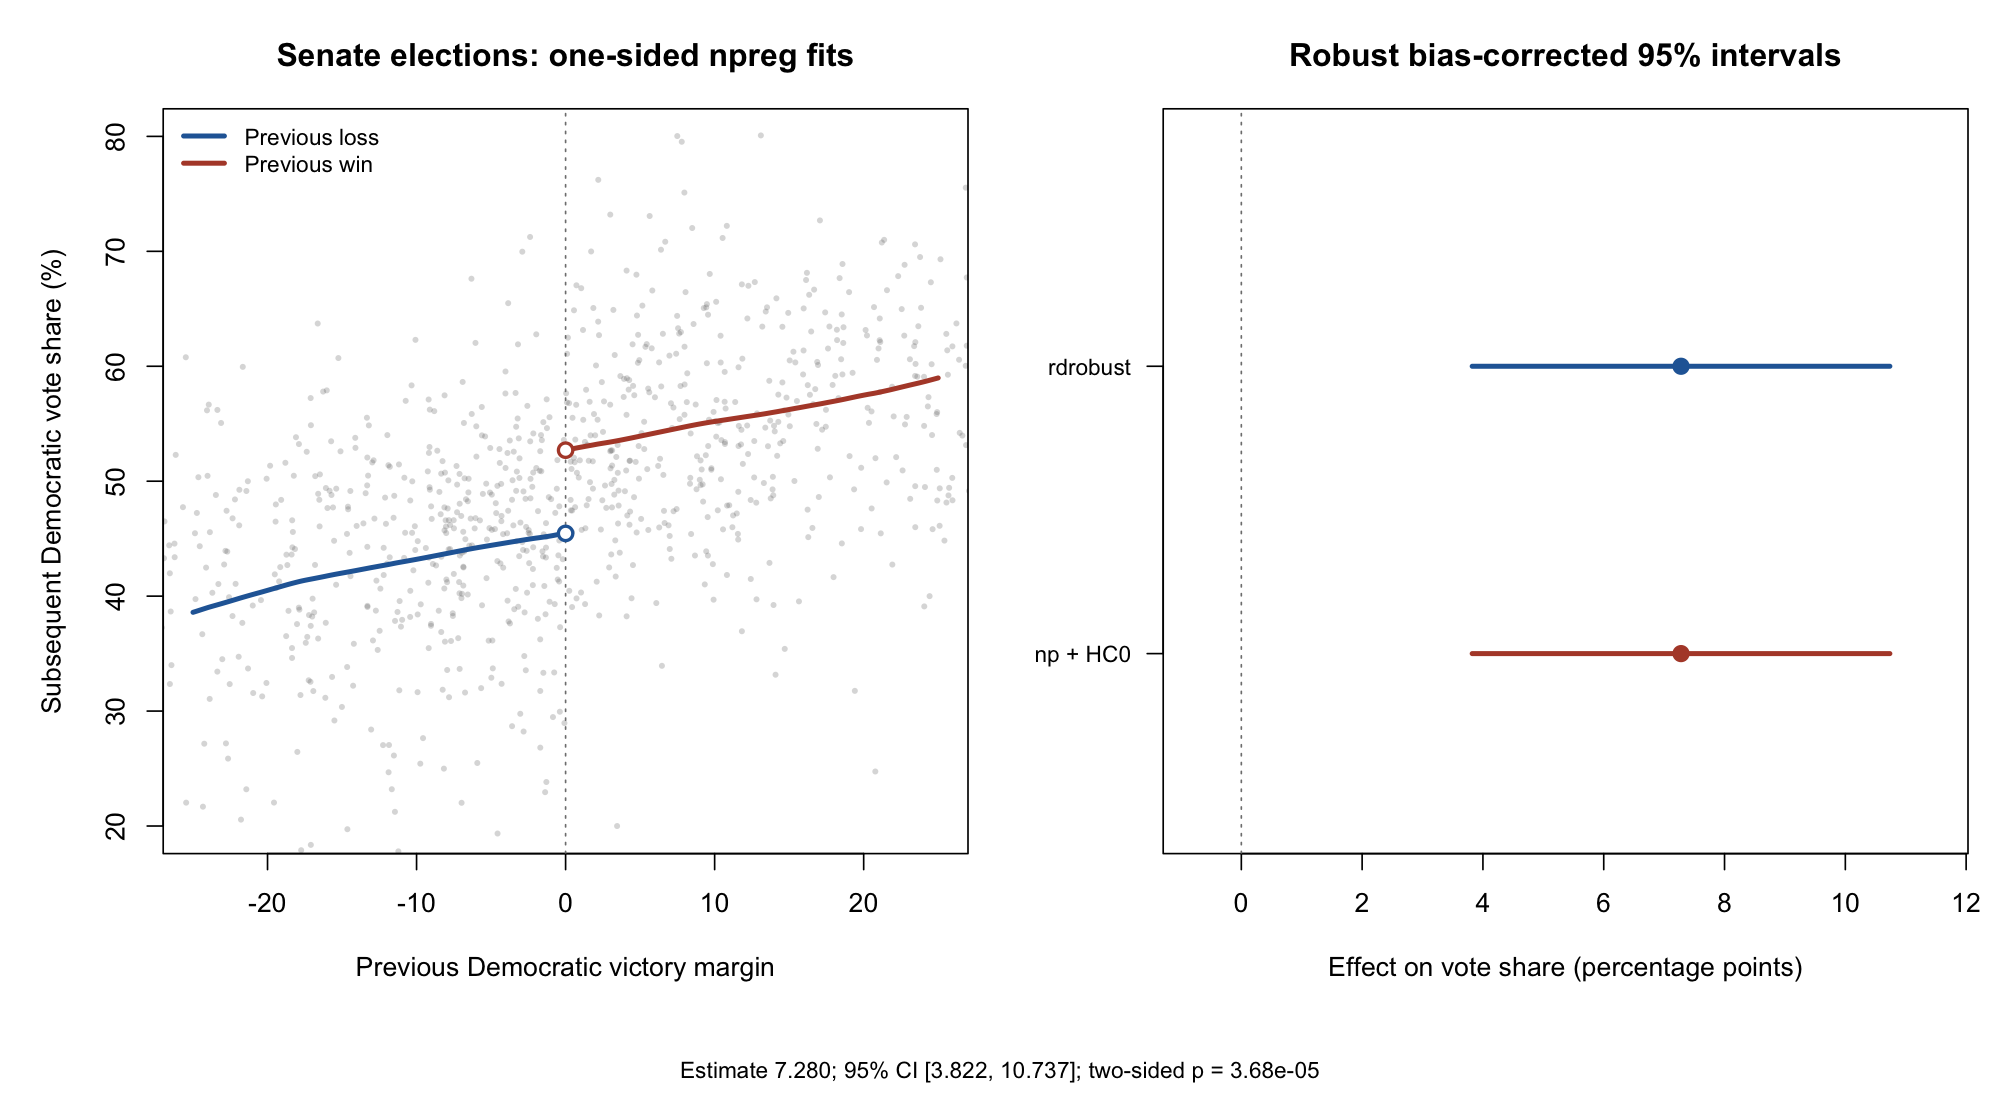

This chart was generated by the following R code:
# Sharp regression discontinuity: author package, then npreg.
# Requires np >= 0.80-1 and rdrobust. No package installation is performed.
# Run with source("sharp_rd_inference.R") or Rscript sharp_rd_inference.R.
# Output goes to np_causal_results, or the directory NP_CAUSAL_OUTPUT specifies.
# References: CCT (2014), Econometrica; CCT (2015), R Journal.
# https://journal.r-project.org/articles/RJ-2015-004/
# Matched specification: Epanechnikov, p=1, q=2, MSE-RD bandwidth, HC0.
# HC0 and Epanechnikov are supported choices, not rdrobust's NN/triangular defaults.
library(np)
library(rdrobust)
stopifnot(packageVersion("np") >= "0.80.1")
options(np.messages = FALSE)
out <- Sys.getenv("NP_CAUSAL_OUTPUT", "np_causal_results")
dir.create(out, recursive = TRUE, showWarnings = FALSE)
data_file <- file.path(out, "rdrobust_senate.csv")
if (!file.exists(data_file)) download.file(paste0(
  "https://raw.githubusercontent.com/rdpackages/rdrobust/",
  "7df239395c4afce2a58e22ef16a5817341683955/R/rdrobust_senate.csv"), data_file, mode = "wb")
d <- read.csv(data_file)
d <- d[complete.cases(d[c("vote", "margin")]), ]

# A. Author-package estimates and robust bias-corrected inference.
author <- rdrobust(y = d$vote, x = d$margin, c = 0, p = 1, q = 2,
                  kernel = "epanechnikov", bwselect = "mserd", vce = "hc0")
print(summary(author))
h <- author$bws["h", ]
b <- author$bws["b", ]
write.csv(data.frame(side = c("left", "right"), h, b),
          file.path(out, "rd_bandwidths.csv"), row.names = FALSE)

# B. npreg fits and an explicit implementation of the same bias/HC0 formulas.
# The helper is included here so this script has no local-file dependencies.
# Local-linear robust bias correction, with a quadratic pilot and HC0 variance.
# The point estimate and second derivative are fitted by the public np API.
# Explicit equivalent weights implement the CCT/CCF covariance formula;
# np's ordinary se() uses a different residual convention.
np_rbc_hc0 <- function(x, y, at, h, b) {
  stopifnot(length(x) == length(y), all(is.finite(c(x, y, at, h, b))),
            length(at) == 1L, h > 0, b > 0)
  z <- x - at
  fit <- np::npreg(txdat = z, tydat = y, exdat = 0, bws = h / sqrt(5),
    regtype = "ll", ckertype = "epanechnikov", ckerorder = 2,
    bwtype = "fixed", bwscaling = FALSE, se = FALSE)
  pilot <- np::npreg(txdat = z, tydat = y, exdat = 0, bws = b / sqrt(5),
    regtype = "lp", degree = 2, bernstein.basis = FALSE,
    gradients = TRUE, gradient.order = 2, ckertype = "epanechnikov",
    ckerorder = 2, bwtype = "fixed", bwscaling = FALSE, se = FALSE)
  # Centered/scaled designs keep the small coefficient calculations well conditioned.
  R <- cbind(1, z / h)
  Q <- cbind(1, z / b, (z / b)^2)
  wh <- pmax(1 - (z / h)^2, 0)
  wb <- pmax(1 - (z / b)^2, 0)
  P <- solve(crossprod(R, R * wh), t(R * wh))
  B <- solve(crossprod(Q, Q * wb), t(Q * wb))
  ell <- P[1, ]
  moment2 <- sum(ell * z^2)
  ell_bc <- ell - moment2 * B[3, ] / b^2
  residual_p <- y - as.numeric(R %*% (P %*% y))
  residual_q <- y - as.numeric(Q %*% (B %*% y))
  conventional <- as.numeric(fitted(fit))
  corrected <- conventional - moment2 * as.numeric(np::gradients(pilot)) / 2
  stopifnot(abs(conventional - sum(ell * y)) < 1e-7,
            abs(corrected - sum(ell_bc * y)) < 1e-7)
  list(estimate = conventional, corrected = corrected,
       se = sqrt(sum((ell * residual_p)^2)),
       se_rb = sqrt(sum((ell_bc * residual_q)^2)),
       influence = ell_bc * residual_q)
}


sides <- list(d$margin < 0, d$margin >= 0)
fits <- lapply(1:2, function(s) {
  use <- sides[[s]]
  np_rbc_hc0(d$margin[use], d$vote[use], at = 0, h = h[s], b = b[s])
})
estimate <- fits[[2]]$estimate - fits[[1]]$estimate
corrected <- fits[[2]]$corrected - fits[[1]]$corrected
se_conventional <- sqrt(sum(vapply(fits, function(f) f$se^2, 0)))
se_robust <- sqrt(sum(vapply(fits, function(f) f$se_rb^2, 0)))
ci <- corrected + c(-1, 1) * qnorm(.975) * se_robust
p_value <- 2 * pnorm(-abs(corrected / se_robust))
comparison <- data.frame(
  quantity = c("Conventional estimate", "Bias-corrected estimate", "Conventional SE",
               "Robust SE", "Robust CI lower", "Robust CI upper", "Robust p-value"),
  author = c(author$Estimate[1, ], author$ci["Robust", ], author$pv["Robust", 1]),
  np = c(estimate, corrected, se_conventional, se_robust, ci, p_value))
comparison$absolute_difference <- abs(comparison$author - comparison$np)
stopifnot(max(comparison$absolute_difference) < 1e-7)
print(comparison, digits = 8, row.names = FALSE)
write.csv(comparison, file.path(out, "rd_inference_comparison.csv"), row.names = FALSE)

# Display conventional np curves and the two identical RBC effect intervals.
gx <- list(seq(-25, 0, length.out = 151), seq(0, 25, length.out = 151))
gy <- lapply(1:2, function(s) as.numeric(fitted(npreg(
  txdat = d$margin[sides[[s]]], tydat = d$vote[sides[[s]]], exdat = gx[[s]],
  bws = h[s] / sqrt(5), regtype = "ll", ckertype = "epanechnikov",
  ckerorder = 2, bwtype = "fixed", bwscaling = FALSE, se = FALSE))))
png(file.path(out, "sharp_rd_inference.png"), width = 2000, height = 1100, res = 160)
par(mfrow = c(1, 2), mar = c(5.7, 5.1, 3.4, 1.0), oma = c(2.0, 0, 0, 0))
cols <- c("#2667A5", "#B24A35")
plot(d$margin, d$vote, xlim = c(-25, 25), ylim = c(20, 80),
     pch = 16, cex = .5, col = adjustcolor("grey40", .25),
     xlab = "Previous Democratic victory margin", ylab = "Subsequent Democratic vote share (%)",
     main = "Senate elections: one-sided npreg fits")
abline(v = 0, lty = 3, col = "grey50")
for (s in 1:2) {
  lines(gx[[s]], gy[[s]], lwd = 3, col = cols[s])
  points(0, fits[[s]]$estimate, pch = 21, bg = "white", col = cols[s], cex = 1.2, lwd = 2)
}
legend("topleft", c("Previous loss", "Previous win"), col = cols, lty = 1, lwd = 3, bty = "n", cex = .85)
plot(NA, xlim = range(0, ci) + c(-.8, .8), ylim = c(.4, 2.8), yaxt = "n",
     xlab = "Effect on vote share (percentage points)", ylab = "",
     main = "Robust bias-corrected 95% intervals")
abline(v = 0, col = "grey50", lty = 3)
axis(2, at = c(1, 2), labels = c("np + HC0", "rdrobust"), las = 1, cex.axis = .85)
segments(author$ci["Robust", 1], 2, author$ci["Robust", 2], 2, lwd = 3, col = cols[1])
segments(ci[1], 1, ci[2], 1, lwd = 3, col = cols[2])
points(c(author$Estimate[1, "tau.bc"], corrected), c(2, 1), pch = 19, col = cols, cex = 1.3)
mtext(sprintf("Estimate %.3f; 95%% CI [%.3f, %.3f]; two-sided p = %.3g", corrected, ci[1], ci[2], p_value),
      side = 1, outer = TRUE, line = .5, cex = .85)
dev.off()
capture.output(sessionInfo(), file = file.path(out, "rd_sessionInfo.txt"))
